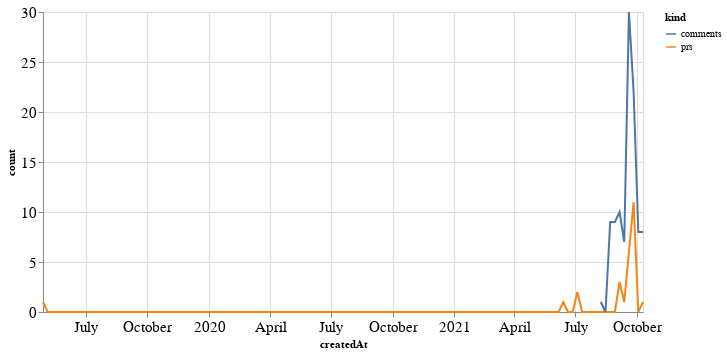

The cell this chart's notebook holds for it:
### Code cell
alt.Chart(total_time, width=600).mark_line().encode(
    x='createdAt',
    y='count',
    color='kind'
)

### Figure 1 — Vega-Lite specification as saved in the notebook (floating-point values rounded to 4 significant figures; data arrays with more than 128 entries replaced by an {"elided": "..."} marker saying what was removed)
{"config": {"axisLeft": {"labelFontSize": 15}, "axisBottom": {"labelFontSize": 15}}, "data": {"name": "data-4c979774ecd356cd73f526a6b18b5250"}, "mark": "line", "encoding": {"color": {"type": "nominal", "field": "kind"}, "x": {"type": "temporal", "field": "createdAt"}, "y": {"type": "quantitative", "field": "count"}}, "width": 600, "$schema": "https://vega.github.io/schema/vega-lite/v4.8.1.json", "datasets": {"data-4c979774ecd356cd73f526a6b18b5250": {"elided": "258 records"}}}
